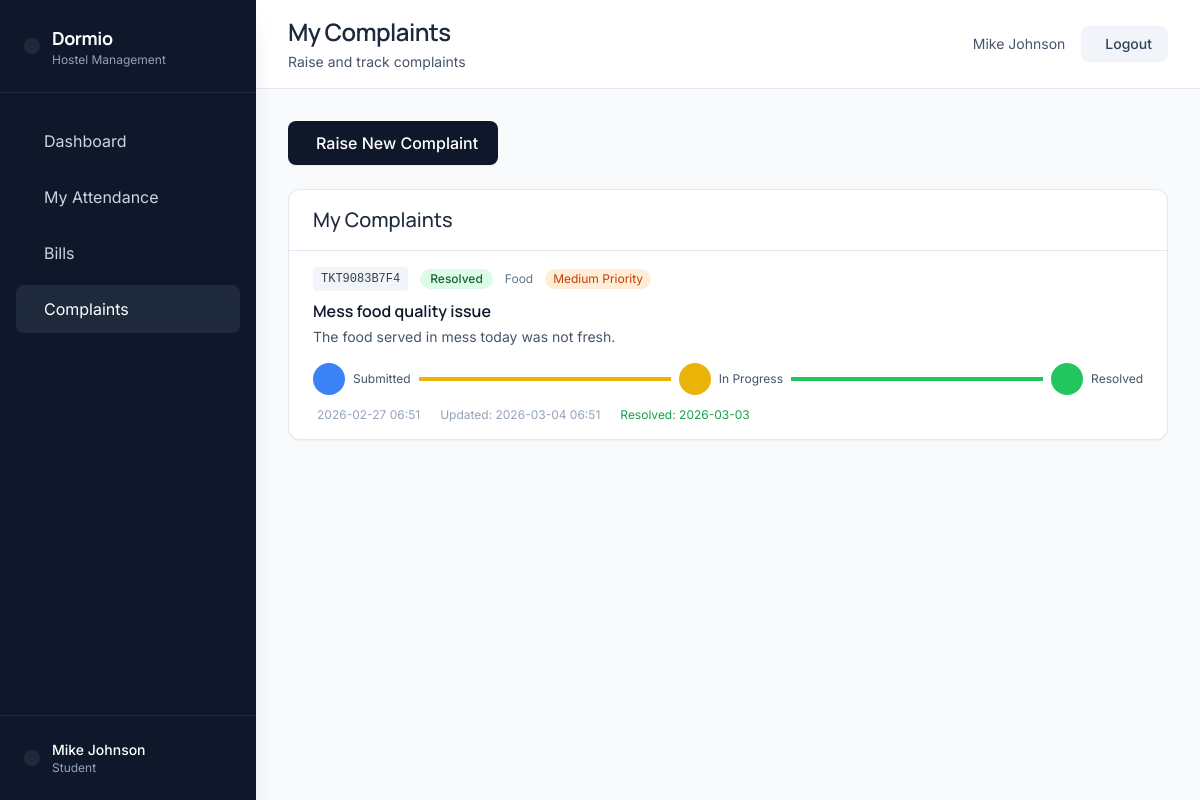
The page /student/complaints (signed in) on the database its author committed.
### models.py (models this page shows, shortened)
class User(UserMixin, db.Model):
    id = db.Column(db.Integer, primary_key=True)
    username = db.Column(db.String(80), unique=True, nullable=False)
    email = db.Column(db.String(120), unique=True, nullable=False)
    password_hash = db.Column(db.String(200), nullable=False)
    role = db.Column(db.String(20), nullable=False)  # student, warden, admin, principal
    full_name = db.Column(db.String(100), nullable=False)
    created_at = db.Column(db.DateTime, default=lambda: datetime.now(timezone.utc))
    is_active = db.Column(db.Boolean, default=True)
    student_profile = db.relationship('Student', backref='user', uselist=False, cascade='all, delete-orphan')

class Complaint(db.Model):
    id = db.Column(db.Integer, primary_key=True)
    student_id = db.Column(db.Integer, db.ForeignKey('student.id'), nullable=False)
    ticket_id = db.Column(db.String(20), unique=True, nullable=False)
    category = db.Column(db.String(50), nullable=False)  # maintenance, cleanliness, food, electrical, other
    subject = db.Column(db.String(200), nullable=False)
    description = db.Column(db.Text, nullable=False)
    status = db.Column(db.String(20), default='open')  # open, in_progress, resolved, closed
    priority = db.Column(db.String(20), default='medium')  # low, medium, high
    created_at = db.Column(db.DateTime, default=lambda: datetime.now(timezone.utc))
    updated_at = db.Column(db.DateTime, default=lambda: datetime.now(timezone.utc), onupdate=lambda: datetime.now(timezone.utc))
    resolved_at = db.Column(db.DateTime)
    assigned_to = db.Column(db.Integer, db.ForeignKey('user.id'))
    resolution_notes = db.Column(db.Text)

### app.py (the view, shortened to what this page needs)
@app.route('/student/complaints', methods=['GET', 'POST'])
@login_required
@role_required('student')
def student_complaints():
    student = Student.query.filter_by(user_id=current_user.id).first()
    complaints = Complaint.query.filter_by(student_id=student.id).order_by(Complaint.created_at.desc()).all()
    return render_template('student/complaints.html', complaints=complaints, student=student)

### app.py (called while the page is built)
@login_manager.user_loader
def load_user(user_id):
    return User.query.get(int(user_id))

def role_required(*roles):
    def decorator(f):
        @wraps(f)
        def decorated_function(*args, **kwargs):
            if not current_user.is_authenticated or current_user.role not in roles:
                flash('Access denied. Insufficient permissions.', 'error')
                return redirect(url_for('dashboard'))
            return f(*args, **kwargs)
        return decorated_function
    return decorator

### templates/student/complaints.html (shortened to what this page needs)
{% extends "layout.html" %}
{% set page_title = "My Complaints" %}
{% set page_subtitle = "Raise and track complaints" %}
{% block page_content %}
<div class="mb-6">
    <button onclick="openComplaintModal()" data-testid="raise-complaint-btn" class="bg-slate-900 hover:bg-slate-800 text-white font-medium py-2.5 px-5 rounded-lg transition-all active:scale-95 shadow-sm">
        Raise New Complaint
    </button>
</div>
<div class="bg-white rounded-xl border border-slate-200 shadow-sm">
    <div class="px-6 py-4 border-b border-slate-200"><h2 class="text-xl font-medium text-slate-800">My Complaints</h2></div>
    {% if complaints %}
    <div class="divide-y divide-slate-100">
        {% for complaint in complaints %}
        <div class="px-6 py-4 hover:bg-slate-50">
            <div class="flex items-start justify-between">
                <div class="flex-1">
                    <div class="flex items-center space-x-3 mb-2">
                        <span class="text-xs font-mono bg-slate-100 text-slate-700 px-2 py-1 rounded">{{ complaint.ticket_id }}</span>
                        <span class="inline-flex items-center px-2.5 py-0.5 rounded-full text-xs font-medium
                            {% if complaint.status == 'open' %}bg-blue-100 text-blue-800{% elif complaint.status == 'in_progress' %}bg-yellow-100 text-yellow-800{% elif complaint.status == 'resolved' %}bg-green-100 text-green-800{% else %}bg-gray-100 text-gray-800{% endif %}">
                            {{ complaint.status|replace('_', ' ')|title }}
                        </span>
                        <span class="text-xs text-slate-500 capitalize">{{ complaint.category }}</span>
                        <span class="text-xs px-2 py-0.5 rounded-full {% if complaint.priority == 'high' %}bg-red-100 text-red-700{% elif complaint.priority == 'medium' %}bg-orange-100 text-orange-700{% else %}bg-blue-100 text-blue-700{% endif %}">
                            {{ complaint.priority|title }} Priority
                        </span>
                    </div>
                    <h3 class="font-semibold text-slate-900">{{ complaint.subject }}</h3>
                    <p class="text-sm text-slate-600 mt-1">{{ complaint.description }}</p>
                    <div class="mt-4 flex items-center space-x-2">
                        <div class="flex items-center">
                            <div class="w-8 h-8 rounded-full {% if complaint.status in ['open', 'in_progress', 'resolved', 'closed'] %}bg-blue-500{% else %}bg-slate-300{% endif %} flex items-center justify-center">
                            </div>
                            <span class="text-xs text-slate-600 ml-2">Submitted</span>
                        </div>
                        <div class="flex-1 h-1 {% if complaint.status in ['in_progress', 'resolved', 'closed'] %}bg-yellow-500{% else %}bg-slate-200{% endif %}"></div>
                        <div class="flex items-center">
                            <div class="w-8 h-8 rounded-full {% if complaint.status in ['in_progress', 'resolved', 'closed'] %}bg-yellow-500{% else %}bg-slate-300{% endif %} flex items-center justify-center">
                            </div>
                            <span class="text-xs text-slate-600 ml-2">In Progress</span>
                        </div>
                        <div class="flex-1 h-1 {% if complaint.status in ['resolved', 'closed'] %}bg-green-500{% else %}bg-slate-200{% endif %}"></div>
                        <div class="flex items-center">
                            <div class="w-8 h-8 rounded-full {% if complaint.status in ['resolved', 'closed'] %}bg-green-500{% else %}bg-slate-300{% endif %} flex items-center justify-center">
                            </div>
                            <span class="text-xs text-slate-600 ml-2">Resolved</span>
                        </div>
                    </div>
                    <div class="mt-3 flex items-center space-x-4 text-xs text-slate-400">
                        <span>{{ complaint.created_at.strftime('%Y-%m-%d %H:%M') }}</span>
                        {% if complaint.updated_at %}
                        <span>Updated: {{ complaint.updated_at.strftime('%Y-%m-%d %H:%M') }}</span>
                        {% endif %}
                        {% if complaint.resolved_at %}
                        <span class="text-green-600">Resolved: {{ complaint.resolved_at.strftime('%Y-%m-%d') }}</span>
                        {% endif %}
                    </div>
                </div>
            </div>
        </div>
        {% endfor %}
    </div>
    {% else %}
    <div class="px-6 py-12 text-center"><p class="text-slate-500">No complaints yet</p></div>
    {% endif %}
</div>
{% endblock %}

### templates/layout.html (shortened to what this page needs)
{% extends "base.html" %}
{% block body %}
<div class="flex min-h-screen">
    <aside class="fixed top-0 left-0 h-full w-64 bg-slate-900 text-white shadow-xl z-20 hidden lg:block">
        <div class="px-6 py-6 border-b border-slate-800">
            <div class="flex items-center space-x-3">
                <div class="bg-slate-800 rounded-lg p-2">
                </div>
                <div>
                    <h2 class="text-lg font-bold tracking-tight">Dormio</h2>
                    <p class="text-xs text-slate-400">Hostel Management</p>
                </div>
            </div>
        </div>
        <nav class="px-4 py-6 space-y-2">
            {{ sidebar_content }}
        </nav>
        <div class="absolute bottom-0 left-0 right-0 px-6 py-6 border-t border-slate-800">
            <div class="flex items-center space-x-3">
                <div class="bg-slate-800 rounded-full p-2">
                </div>
                <div class="flex-1">
                    <p class="text-sm font-medium text-white">{{ current_user.full_name }}</p>
                    <p class="text-xs text-slate-400 capitalize">{{ current_user.role }}</p>
                </div>
            </div>
        </div>
    </aside>
    <div class="flex-1 ml-0 lg:ml-64">
        <div class="bg-white border-b border-slate-200 px-8 py-4">
            <div class="flex items-center justify-between">
                <div>
                    <h1 class="text-2xl font-semibold tracking-tight text-slate-800">{{ page_title }}</h1>
                    {% if page_subtitle %}
                    <p class="text-sm text-slate-600 mt-1">{{ page_subtitle }}</p>
                    {% endif %}
                </div>
                <div class="flex items-center space-x-4">
                    <span class="text-sm text-slate-600">{{ current_user.full_name }}</span>
                    <a href="{{ url_for('logout') }}"
                       data-testid="logout-btn"
                       class="bg-slate-100 hover:bg-slate-200 text-slate-700 font-medium py-2 px-4 rounded-lg transition-all text-sm">
                        Logout
                    </a>
                </div>
            </div>
        </div>
        <div class="p-8">
            {% block page_content %}{% endblock %}
        </div>
    </div>
</div>
{% endblock %}

### templates/base.html (style rules this page uses)
body { font-family: 'Inter', sans-serif; }
h1, h2, h3, h4, h5, h6 { font-family: 'Manrope', sans-serif; }

### rows shown on the page
User: full_name "Mike Johnson", role "Student"
Complaint: ticket_id "TKT9083B7F4", status "Resolved", category "Food", priority "Medium", subject "Mess food quality issue", description "The food served in mess today was not fresh.", created_at "2026-02-27 06:51", updated_at "2026-03-04 06:51", resolved_at "2026-03-03"

### other values the page prints
{{ sidebar_content }} "Dashboard My Attendance Bills Complaints"
{{ page_title }} "My Complaints"
{{ page_subtitle }} "Raise and track complaints"
